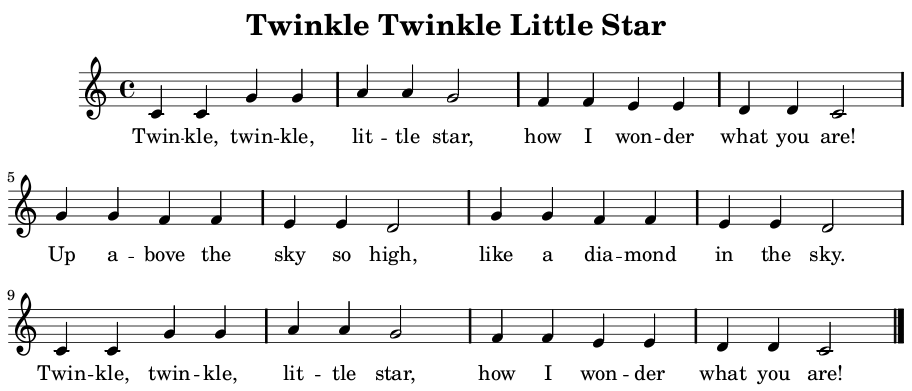
#> input picture Activity 9 - Playing Notes by Image Processing/Twinkle_Twinkle_Sheet_Music.png, 912 x 391 px
$ jupyter execute --allow-errors 'Playing notes with Image Processing.ipynb'
#> lines starting #> are read from the running program, lines starting #| are printed output that depends on the picture; after the words box and inside, x2 and y2 are one past the last pixel; in counts of white or black regions, pixels touching at a corner belong together
[cell 1]
import winsound
import matplotlib.pyplot as plt
import numpy as np
from skimage import morphology as mp
import cv2
from operator import itemgetter

[cell 2]
frequency = 2500
duration = 1000

[cell 3]
winsound.Beep(frequency, duration)

[cell 4]
twinkle = cv2.imread("Twinkle_Twinkle_Sheet_Music.png")
#> twinkle is the input picture: shape (391, 912, 3); min 0, max 255, mean 236.2
twinkle = cv2.cvtColor(twinkle, cv2.COLOR_BGR2GRAY)
#> twinkle: shape (391, 912)
s1 = cv2.imread("s1.jpg")
#> (the rest of this cell did not finish here and is left out)

[cell 5]
#from skimage import morphology
t = 0.3
blur = cv2.GaussianBlur(src = twinkle, ksize = (11,11), sigmaX = 1)
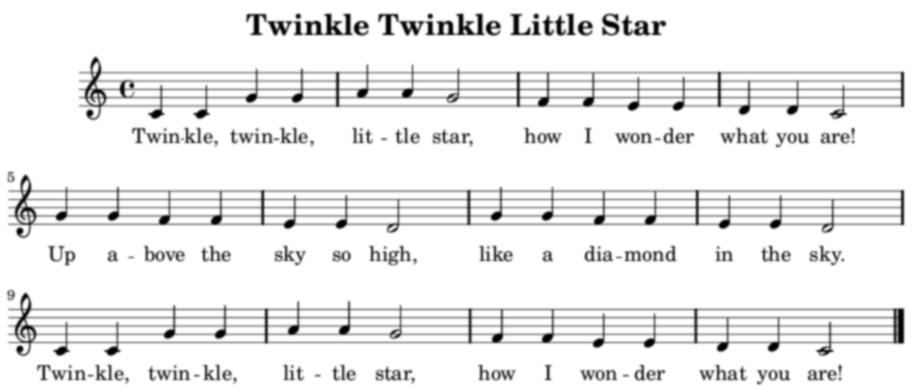
#> blur: shape (391, 912); min 0, max 255, mean 236.2
(t, binary) = cv2.threshold(src = blur,
    thresh = t,
    maxval = 1,
    type = cv2.THRESH_BINARY)
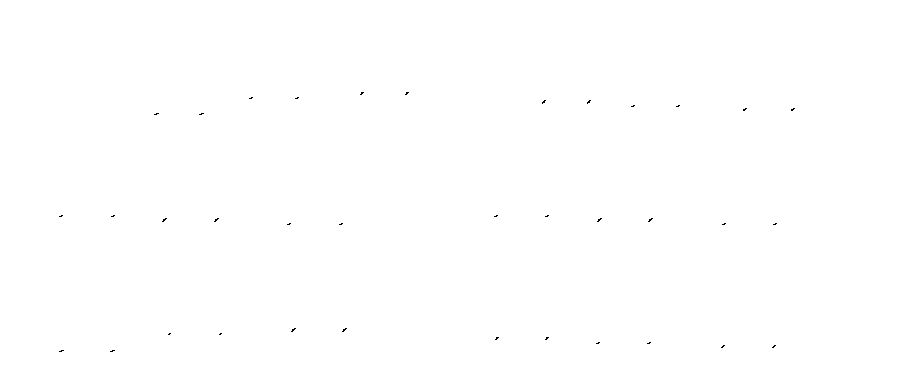
#> binary: shape (391, 912); values 0 (black) and 1 (white), 99.9% white; black in thin lines or dots, all inside (x1, y1, x2, y2) = (59, 92, 795, 352)
#> t = 0
#> (the rest of this cell did not finish here and is left out)

[cell 6]
def pix_to_freq_1(pix, Y):
    #freq = [698, 587, 494, 392, 330]
    # [F5,D5,B5,G4,E4]
    #freq = [1396.91, 1174.66, 987.77,783.99,659.25]
    #freq_calib = [2793.83, 2349.32, 1975.53, 1567.98, 1318.51]
    freq_calib = [F7,D7,B7,G6,E6]
    z1 = np.polyfit(Y, freq_calib, 1)
    p1 = np.poly1d(z1)
    freq = pix*p1[1] + p1[0]
    return freq, p1


FREQUENCIES = []
X_COORD = []
Y_COORD = []
DURATION = []

sections = 3
image = binary
shape = image.shape
#> shape = (391, 912)

#> (the rest of this cell did not finish here and is left out)

[cell 7]
plt.figure(figsize = [15,10])
plt.imshow(twinkle, cmap = "gray")
plt.plot(X_COORD, Y_COORD, 'bo')
plt.legend(["Detected Notes"])
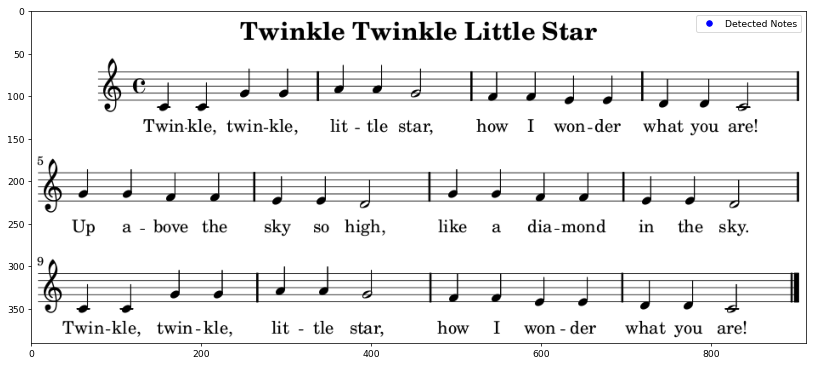
#> figure drawn by matplotlib, 1 panel

[cell 8]
C6 = 1046.50
D6 = 1174.66
E6 = 1318.51
F6 = 1396.91
G6 = 1567.98
A6 = 1760
B7 = 1975.53
C7 = 2093
D7 = 2349.32
E7 = 2637.02
F7 = 2793.83
G7 = 3135.96
A8 = 3520
B8 = 3951.07

[cell 9]
Theoretical_F = [C6, C6, G6, G6, A6, A6, G6, F6, F6, E6, E6, D6, D6, C6,
                 G6, G6, F6, F6, E6, E6, D6, G6, G6, F6, F6, E6, E6, D6,
                 C6, C6, G6, G6, A6, A6, G6, F6, F6, E6, E6, D6, D6, C6]

[cell 10]
len(Theoretical_F), len(FREQUENCIES)

[cell 11]
for m in range(len(FREQUENCIES)):
    winsound.Beep(FREQUENCIES[m],DURATION[m])

#> (a cell that did not finish here is left out)

[cell 13]
plt.figure(figsize = [15,8], facecolor = 'w')
plt.rcParams.update({'font.size' : 15})
plt.rcParams['axes.titlesize'] = 15
plt.axhline(E6, color = 'k', lw = 10, alpha = 0.3)
plt.axhline(G6, color = 'k', lw = 10, alpha = 0.3)
plt.axhline(B7, color = 'k', lw = 10, alpha = 0.3)
plt.plot(FREQUENCIES, 'k--')
plt.plot(FREQUENCIES, 'bo', ms = 10, label = "Experiemental")
plt.plot(Theoretical_F, 'k--')
plt.plot(Theoretical_F, 'r^',ms = 8, label = "Theoretical")
plt.xlabel("Note number")
plt.ylabel("Frequency, Hz")
plt.text(-1,E6,"E6")
plt.text(-1,G6,"G6")
plt.text(-1,B7,"B7")
#plt.axhline(D7, color = 'g')
#plt.axhline(F7, color = 'g')
plt.legend()
plt.grid()
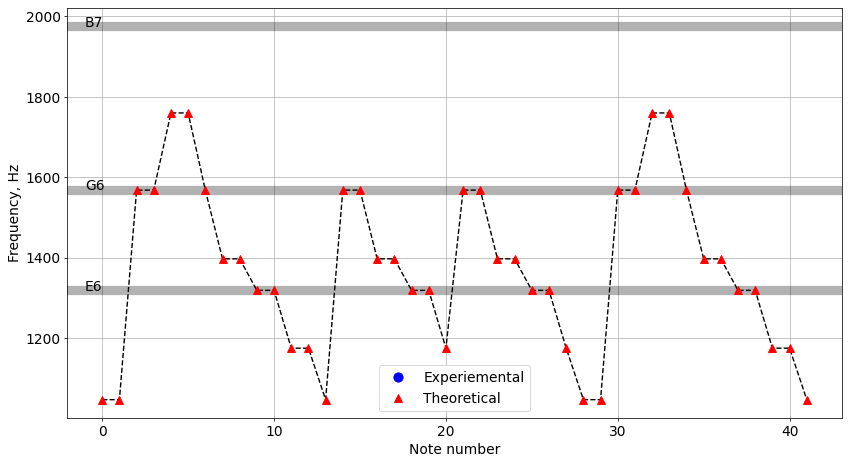
#> figure drawn by matplotlib, 1 panel

#> (a cell that did not finish here is left out)

[cell 15]
def pix_to_freq_1(pix, Y):
    #freq = [698, 587, 494, 392, 330]
    # [F5,D5,B5,G4,E4]
    #freq_calib = [1396.91, 1174.66, 987.77,783.99,659.25]
    freq_calib = [2793.83, 2349.32, 1975.53, 1567.98, 1318.51]
    z1 = np.polyfit(Y, freq_calib, 1)
    p1 = np.poly1d(z1)
    freq = pix*p1[1] + p1[0]
    return freq, p1

s = 0
sections = 3
image = binary
shape = binary.shape
FREQUENCIES = []
X_COORD = []
Y_COORD = []
DURATION = []

section = image[s*shape[0]//sections:(s+1)*shape[0]//3,:]
ret,thresh = cv2.threshold(section.astype('uint8'),0,255,1)
contours,hierarchy = cv2.findContours(thresh, 1, 2)
CX, CY = [],[]
for j in range(len(contours[:])):
    cnt = contours[j]
    M = cv2.moments(cnt)
    cx = int(M['m10']/M['m00'])
    cy = int(M['m01']/M['m00'])
    CX.append(cx)
    CY.append(cy)
#> this loop made 12 passes
#> (cx, cy) on passes 1 to 12: (201, 113), (156, 113), (792, 109), (744, 109), (678, 105), (633, 105), (588, 101), (543, 101), (297, 97), (251, 97), (406, 92), (361, 92)
#> after the loop, CX = [201, 156, 792, 744, 678, 633, 588, 543, 297, 251, 406, 361]; CY = [113, 113, 109, 109, 105, 105, 101, 101, 97, 97, 92, 92]

size1 = 100
s1 = np.zeros(shape=[size1,size1])
s1[size1//2,:] = 1

staff = mp.dilation(twinkle,s1)
staff_sec = staff[s*shape[0]//sections:(s+1)*shape[0]//sections,:]


y = np.where(staff_sec[:,500] < 255)[0]
Y = []
for k in range(1,len(y)+1):
    if np.abs(y[k-2]-y[k-1]) > 2:
        Y.append((y[k-1]+y[k-2])/2)
    else: Y.append((y[k-1]))
#> this loop made 10 passes
#> after the loop, Y = [88, 72, 75.5, 80, 83.5, 88, 92, 97, 100.5, 105]


# [44 lines of commented-out code are left out]

[cell 16]
for m in range(len(FREQUENCIES)):
    winsound.Beep(FREQUENCIES[m],DURATION[m])

#> (a cell that did not finish here is left out)

#> (a cell that did not finish here is left out)

#> (a cell that did not finish here is left out)

[cell 20]
X_COORD, Y_COORD, FREQUENCIES, DURATION

[cell 21]
def pix_to_freq_1(pix, Y):
    #freq = [698, 587, 494, 392, 330]
    # [F5,D5,B5,G4,E4]
    #freq_calib = [1396.91, 1174.66, 987.77,783.99,659.25]
    freq_calib = [2793.83, 2349.32, 1975.53, 1567.98, 1318.51]
    z1 = np.polyfit(Y, freq_calib, 1)
    p1 = np.poly1d(z1)
    freq = pix*p1[1] + p1[0]
    return freq, p1

s = 0
sections = 3
image = binary
shape = binary.shape
FREQUENCIES = []
X_COORD = []
Y_COORD = []
DURATION = []

section = image[s*shape[0]//sections:(s+1)*shape[0]//3,:]
ret,thresh = cv2.threshold(section.astype('uint8'),0,255,1)
contours,hierarchy = cv2.findContours(thresh, 1, 2)
CX, CY = [],[]
for j in range(len(contours[:])):
    cnt = contours[j]
    M = cv2.moments(cnt)
    cx = int(M['m10']/M['m00'])
    cy = int(M['m01']/M['m00'])
    CX.append(cx)
    CY.append(cy)

size1 = 100
s1 = np.zeros(shape=[size1,size1])
s1[size1//2,:] = 1

staff = mp.dilation(twinkle,s1)
staff_sec = staff[s*shape[0]//sections:(s+1)*shape[0]//sections,:]


y = np.where(staff_sec[:,500] < 255)[0]

Y = []
for k in range(1,len(y)+1):
    if np.abs(y[k-2]-y[k-1]) < 2:
        Y.append((y[k-1]))
#> after the loop, Y = [72, 80, 88, 97, 105]
#         Y.append((y[k-1]+y[k-2])/2)
#     else: Y.append((y[k-1]))

[cell 22]
y,Y
#> Out = ([71, 72, 79, 80, 87, 88, 96, 97, 104, 105], [72, 80, 88, 97, 105])

#> (a cell that did not finish here is left out)

[cell 24]
CX, CY, notes_freq
#> Out = ([201, 156, 792, 744, 678, 633, 588, 543, 297, 251, 406, 361], [113, 113, 109, 109, 105, 105, 101, 101, 97, 97, 92, 92], [])

[cell 25]
notes_freq

[cell 26]
twinkle = cv2.imread("Twinkle_Twinkle_Sheet_Music.png")
twinkle = cv2.cvtColor(twinkle, cv2.COLOR_BGR2GRAY)

s = 0

#> (a cell that did not finish here is left out)

#> (a cell that did not finish here is left out)

#> (a cell that did not finish here is left out)

#> (a cell that did not finish here is left out)

[cell 31]
s = 2
section = image[s*shape[0]//sections:(s+1)*shape[0]//3,:]
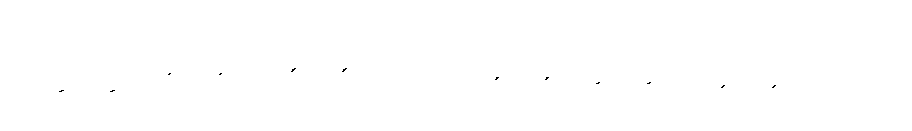
#> section: shape (131, 912); values 0 (black) and 1 (white), 99.9% white; black in thin lines or dots, all inside (x1, y1, x2, y2) = (59, 68, 776, 92)
ret,thresh = cv2.threshold(section.astype('uint8'),0,255,1)
contours,hierarchy = cv2.findContours(thresh, 1, 2)
CX, CY = [],[]
for j in range(len(contours[:])):
    cnt = contours[j]
    M = cv2.moments(cnt)
    cx = int(M['m10']/M['m00'])
    cy = int(M['m01']/M['m00'])
    CX.append(cx)
    CY.append(cy)
#> this loop made 12 passes
#> (cx, cy) on passes 1, 2, 5, 6, 7, 8, 11, 12: (112, 90), (61, 90), (649, 82), (598, 82), (546, 77), (496, 77), (343, 69), (292, 69)
#> (cnt, cx, cy) on passes 3, 4, 9, 10: ([[774, 85], [772, 87], [773, 87], [775, 85]], 773, 86), ([[723, 85], [721, 87], [722, 87], [724, 85]], 722, 86), ([[220, 73], [219, 74], [220, 74], [221, 73]], 220, 73), ([[169, 73], [168, 74], [169, 74], [170, 73]], 169, 73)
#> after the loop, CX = [112, 61, 773, 722, 649, 598, 546, 496, 220, 169, 343, 292]; CY = [90, 90, 86, 86, 82, 82, 77, 77, 73, 73, 69, 69]

# [4 lines of commented-out code are left out]

indices, CX_sorted= zip(*sorted(enumerate(CX), key=itemgetter(1)))
#> indices = (1, 0, 9, 8, 11, 10, 7, 6, 5, 4, 3, 2); CX_sorted = (61, 112, 169, 220, 292, 343, 496, 546, 598, 649, 722, 773)
CY_sorted = []
for z in indices:
    CY_sorted.append(CY[z])
    Y_COORD.append(CY[z]+s*shape[0]//sections)
    X_COORD.append(CX[z])
#> this loop made 12 passes
#> z on passes 2, 3, 4, 5, 6, 8, 9, 10, 11, 12: 0, 9, 8, 11, 10, 6, 5, 4, 3, 2
#> after the loop, CY_sorted = [90, 90, 73, 73, 69, 69, 77, 77, 82, 82, 86, 86]; X_COORD = [61, 112, 169, 220, 292, 343, 496, 546, 598, 649, 722, 773]; Y_COORD = [350, 350, 333, 333, 329, 329, 337, 337, 342, 342, 346, 346]


size1 = 100
s1 = np.zeros(shape=[size1,size1])
s1[size1//2,:] = 1

#> (the rest of this cell did not finish here and is left out)
